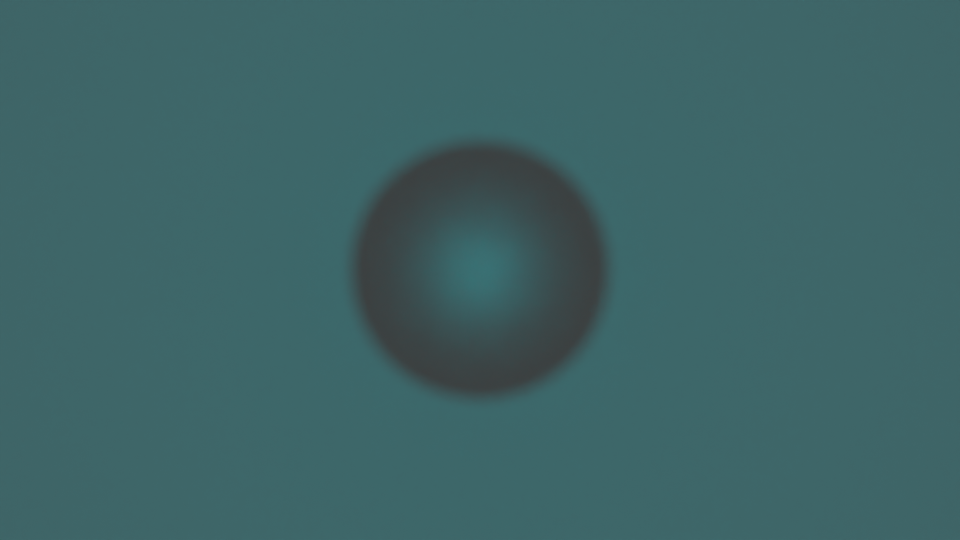
#> input picture data/1.5m.png, 1920 x 1080 px (shown at 1/2 size)
$ jupyter execute Calculation-Outline.ipynb
#> lines starting #> are read from the running program, lines starting #| are printed output that depends on the picture
## Zero-th Steps

Make an environment by running:

`python -m venv .venv`

Then activate it

`source .venv/bin/activate`

Finally, install the required dependencies

`pip install -r requirements.txt`

Next time you use the project, just activate the environment with

`source .venv/bin/activate`

if your python gets borked, just run

`deactivate && rm -rf .venv`

Then reinitialize the environment with the steps above.

# First Steps

We are going to first load our image and show it with `Plotly.express.imshow`

[cell 1]
from pathlib import Path
import plotly.express as px
from skimage import io
PROJECT_ROOT = Path('../')

filename = Path(PROJECT_ROOT,'data','1.5m.png')
image = io.imread(filename)
#> image is the input picture: shape (1080, 1920, 4); mean R, G, B, A 61.2, 99.5, 101.6, 255

[cell 2]
px.imshow(image)

## Preproccess The Image

Let's convert to grayscale and then normalize the intensity of the image. We'll convert the image to a `float` image type with image where the range for each 'pixel' (matrix element) will be in the range `[0, 1]`.

[cell 3]
from skimage import color, img_as_float, exposure
import numpy

def preproccess(filename):
    """
    Takes an input image and returns the preprocessed image.

    Args:
        filename (str): A valid path to the image.
    Returns:
        numpy.array: the gray and rescaled input image
    """
    assert(Path(filename).exists())
    result = io.imread(filename, as_gray = True)
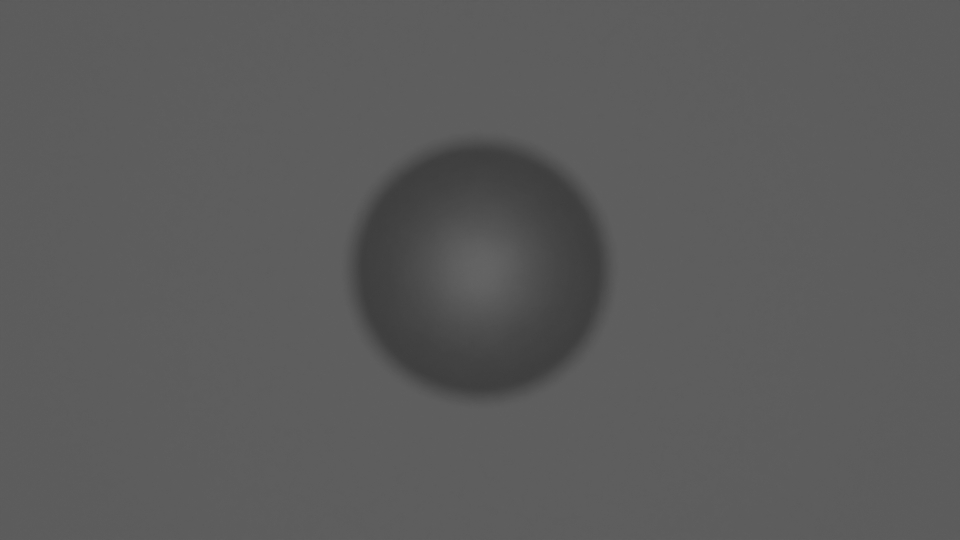
#> result: shape (1080, 1920) float64 (shown at 1/2 size); min 0.243, max 0.406, mean 0.359
    result = img_as_float(exposure.rescale_intensity(result, in_range='float',out_range=(0,1)))
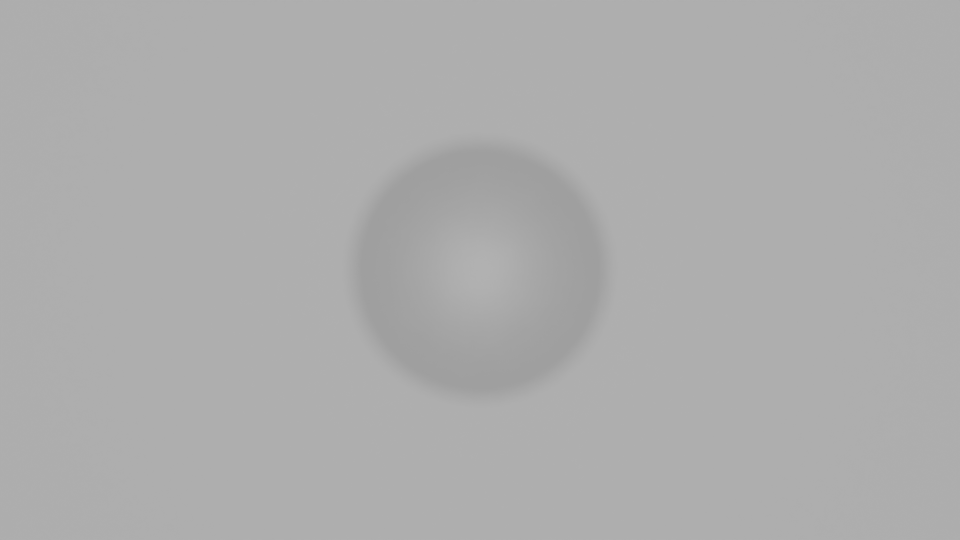
#> result: shape (1080, 1920) float64 (shown at 1/2 size); min 0.622, max 0.703, mean 0.679
    return result

[cell 4]
image_preprocess = preproccess(filename)

[cell 5]
px.imshow(image_preprocess)

## First Swing At Quantifying Image Focus

Let's model the bright spot in the center as a gaussian. We can "extract" it using image segmentation.

The idea is to:

1. Segment the image with scikit
2. Fit the 'extracted' bright spot to a gaussian with azumuthal symmetry

 $$f(x,y) = N \times \exp \left ( - \frac{(x-a)^2 + (y-b)^2 }{2\sigma^2}\right)$$

- $a,b$ gaussian center is a free parameter
- $\sigma$ gaussian width is a free parameter

To have a taste of fitting, I suggest looking up the scipy.optimize documentation https://docs.scipy.org/doc/scipy/reference/optimize.html

[cell 6]
from skimage import data
from skimage.exposure import histogram
import numpy as np
from skimage.filters import sobel
import plotly.express as px

img = image_preprocess
hist, hist_centers = histogram(img)
#> hist = 256 values, max 389236 at index 195, min 0 at index 2, mean 8100; hist_centers = 256 values from 0.622 to 0.703
elevation_map = sobel(img)
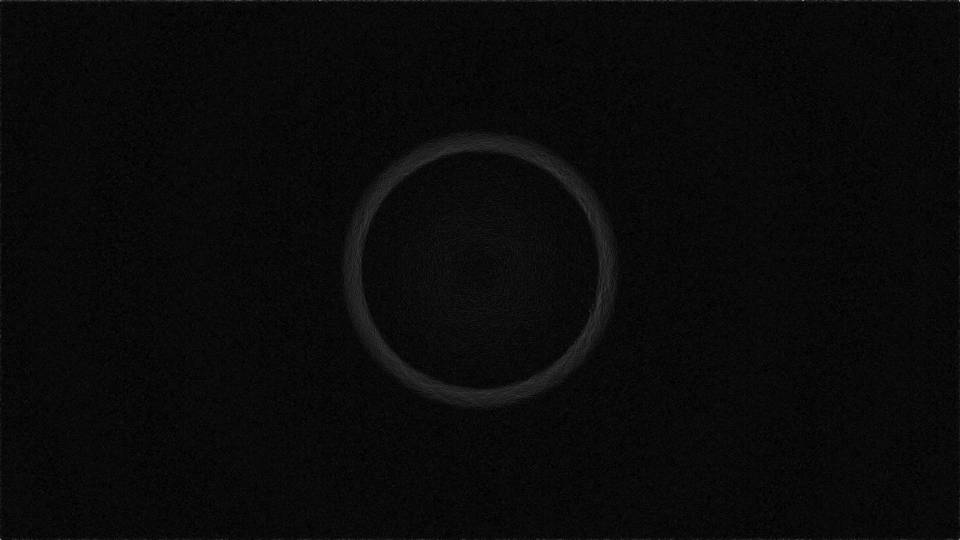
#> elevation_map: shape (1080, 1920) float64 (shown at 1/2 size); min 0, max 0.0172, mean 0.000694; drawn with min black and max white
px.imshow(elevation_map)

[cell 7]
from skimage import data
from skimage.exposure import histogram
import numpy as np
from skimage.filters import try_all_threshold
import plotly.express as px

img = image_preprocess
hist, hist_centers = histogram(img)
elevation_map = try_all_threshold(img)
#| skimage.filters.thresholding.threshold_isodata
#| skimage.filters.thresholding.threshold_li
#| skimage.filters.thresholding.threshold_mean
#| skimage.filters.thresholding.threshold_minimum
#| skimage.filters.thresholding.threshold_otsu
#| skimage.filters.thresholding.threshold_triangle
#| skimage.filters.thresholding.threshold_yen
px.imshow(elevation_map)
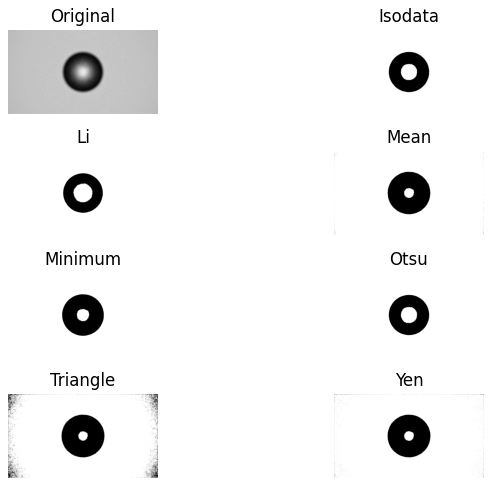
#> figure drawn by matplotlib, 8 panels

[cell 8]
from skimage import data
from skimage.exposure import histogram
import numpy as np
from skimage.filters import difference_of_gaussians
import plotly.express as px

img = image_preprocess
hist, hist_centers = histogram(img)
elevation_map = difference_of_gaussians(img, 5)
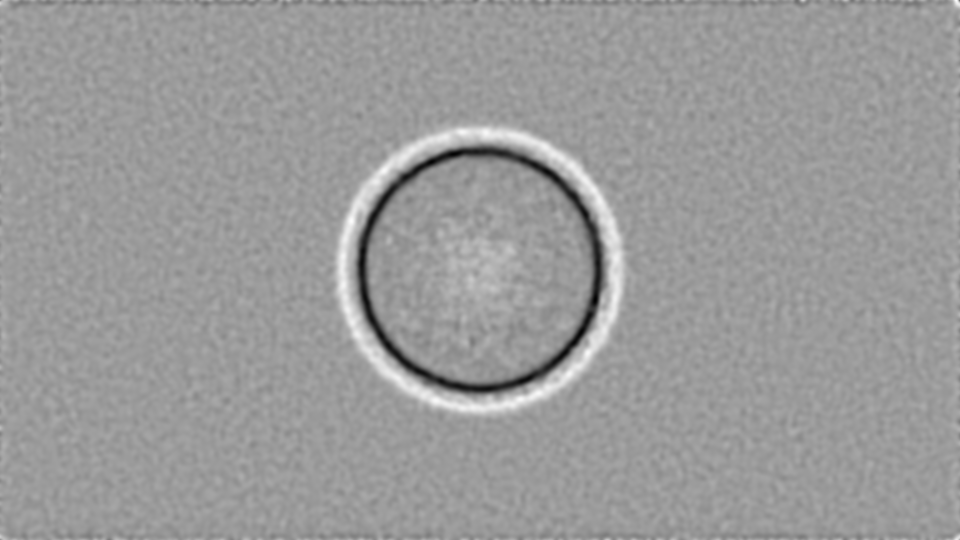
#> elevation_map: shape (1080, 1920) float64 (shown at 1/2 size); min -0.00237, max 0.00153, mean -3.11e-06; drawn with min black and max white
px.imshow(elevation_map)
